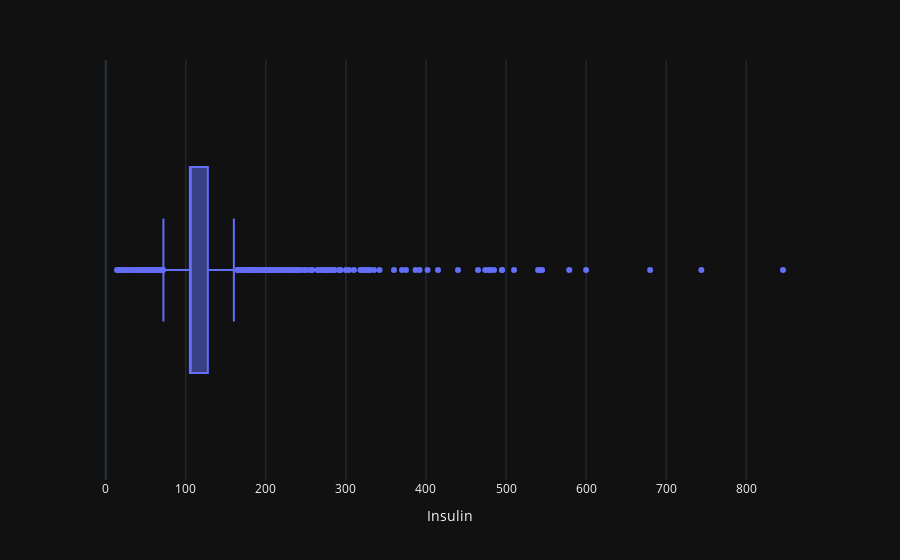

Notebook source saved alongside this figure:
### Code cell
px.box(data_frame=df, x='Insulin',)

### Figure 1 — Plotly figure (JSON) as saved in the notebook; plotly's stock layout.template omitted (floating-point values rounded to 4 significant figures; data arrays with more than 128 entries replaced by an {"elided": "..."} marker saying what was removed)
{"data": [{"alignmentgroup": "True", "hovertemplate": "Insulin=%{x}<extra></extra>", "legendgroup": "", "marker": {"color": "#636efa"}, "name": "", "notched": false, "offsetgroup": "", "orientation": "h", "showlegend": false, "x": {"elided": "768 float values"}, "x0": " ", "xaxis": "x", "y0": " ", "yaxis": "y", "type": "box"}], "layout": {"xaxis": {"anchor": "y", "domain": [0.0, 1.0], "title": {"text": "Insulin"}}, "yaxis": {"anchor": "x", "domain": [0.0, 1.0]}, "legend": {"tracegroupgap": 0}, "margin": {"t": 60}, "boxmode": "group"}}
